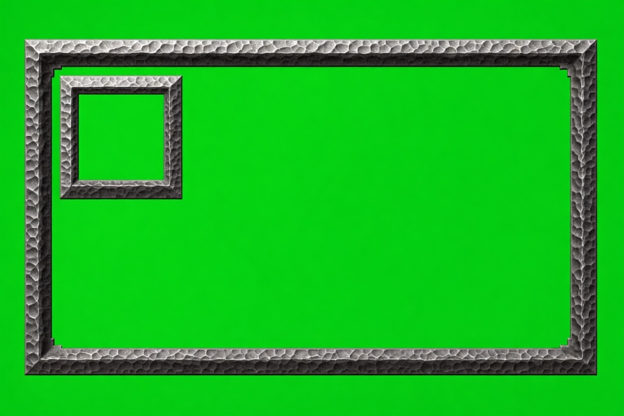
#> input picture ArtSource/Generated/UI/Dialogue/dialogue_outer_frame_overlay_v09_edit_from_gen.jpg, 1248 x 832 px (shown at 1/2 size)
$ python compose_chroma_strip_v11.py out.png ../Generated/UI/Dialogue/dialogue_outer_frame_overlay_v09_edit_from_gen.jpg
#> lines starting #> are read from the running program, lines starting #| are printed output that depends on the picture; after the words box and inside, x2 and y2 are one past the last pixel; in counts of white or black regions, pixels touching at a corner belong together
#!/usr/bin/env python3
"""Compose per-frame chroma cells into a V8-compatible strip for V11 processing.

Expects frames named like ``{stem}_{00..N-1}_chroma_v11.png`` under a source
directory (or explicit paths). Writes ``{stem}_chroma_v11.png`` at 1536×1024
with figures centered in equal cells on #00ff00.
"""

from __future__ import annotations

import argparse
from pathlib import Path

import numpy as np
from PIL import Image


GREEN = (0, 255, 0, 255)
SHEET_SIZE = (1536, 1024)


def extract_figure(path: Path) -> Image.Image:
    im = Image.open(path).convert("RGBA")
    pixels = np.asarray(im)
    rgb = pixels[..., :3].astype(np.int16)
    green = (
        (rgb[..., 1] > 140)
        & (rgb[..., 1] > rgb[..., 0] + 40)
        & (rgb[..., 1] > rgb[..., 2] + 40)
    )
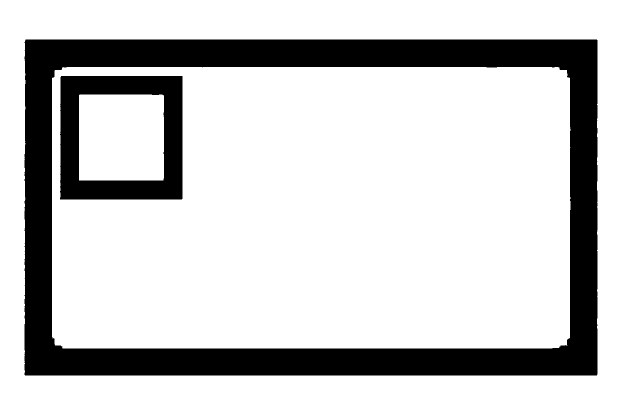
#> green: shape (832, 1248) bool (shown at 1/2 size); 79% white; 2 black regions, box (x1, y1, x2, y2) and area: (49, 79, 1195, 751) 187093, (120, 152, 365, 399) 31080
    alpha = np.where(green, 0, 255).astype(np.uint8)
    # Keep original RGB where opaque; zero keyed pixels.
    out = pixels.copy()
    out[..., 3] = alpha
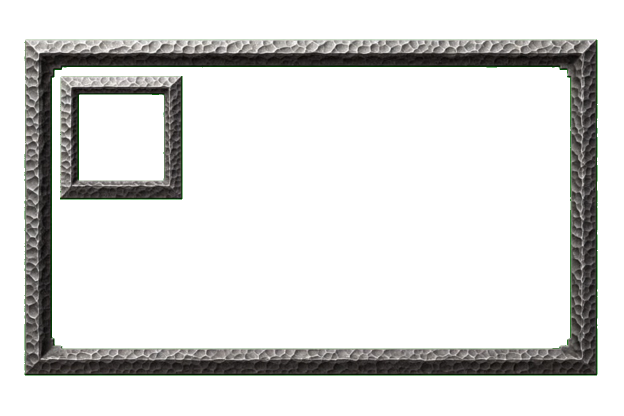
#> out: shape (832, 1248, 4) (shown at 1/2 size); mean R, G, B, A 22.4, 181.7, 31.7, 53.6; transparent parts drawn white
    out[alpha == 0] = 0
    figure = Image.fromarray(out, "RGBA")
    bbox = figure.getchannel("A").getbbox()
#> bbox = (49, 79, 1195, 751)
    if bbox is None:
        raise RuntimeError(f"No figure in {path}")
    return figure.crop(bbox)
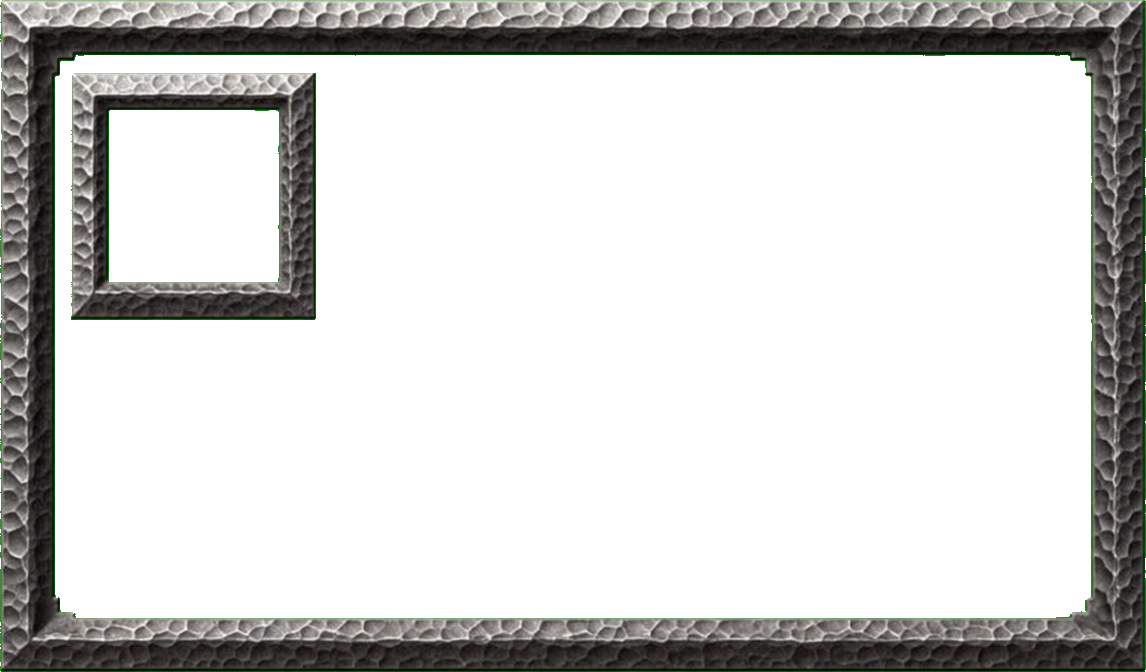
#> returned value: PIL image 1146x672 RGBA; mean R, G, B, A 25.4, 25.4, 23.8, 72.2; transparent parts drawn white


def compose(frames: list[Path], dest: Path, columns: int | None = None, rows: int = 1) -> None:
    figures = [extract_figure(path) for path in frames]
#> figures = 1 item
    count = len(figures)
#> count = 1
    if columns is None:
        columns = count if rows == 1 else max(1, -(-count // rows))
#> columns = 1
    if columns * rows < count:
        raise ValueError(f"grid {columns}x{rows} cannot hold {count} frames")

    sheet = Image.new("RGBA", SHEET_SIZE, GREEN)
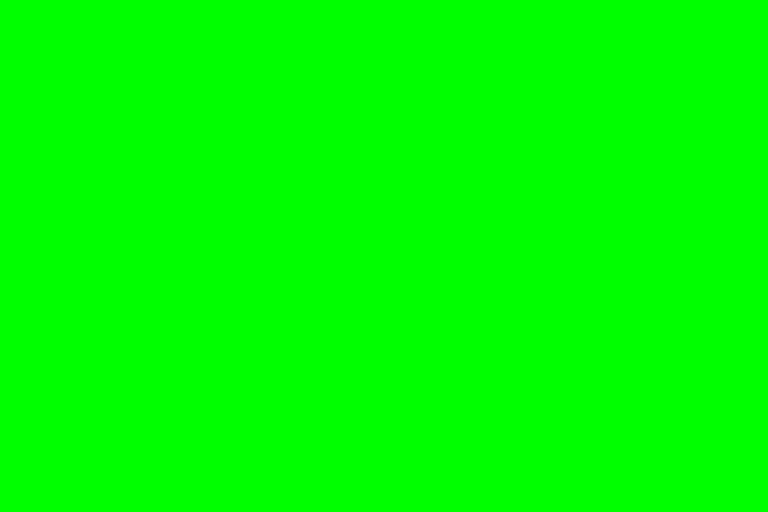
#> sheet: PIL image 1536x1024 RGBA (shown at 1/2 size); mean R, G, B, A 0, 255, 0, 255
    cell_w = SHEET_SIZE[0] // columns
#> cell_w = 1536
    cell_h = SHEET_SIZE[1] // rows
    max_h = int(cell_h * 0.88)
    for index, figure in enumerate(figures):
        row, col = divmod(index, columns) if rows > 1 else (0, index)
        # Prefer row-major for multi-row sheets (stand-up 4x3).
        if rows > 1:
            row = index // columns
            col = index % columns
        scale = min(cell_w * 0.9 / figure.width, max_h / figure.height)
        size = (max(1, round(figure.width * scale)), max(1, round(figure.height * scale)))
        scaled = figure.resize(size, Image.Resampling.LANCZOS)
        x = col * cell_w + (cell_w - scaled.width) // 2
        y = row * cell_h + cell_h - scaled.height - int(cell_h * 0.06)
        sheet.alpha_composite(scaled, (x, y))
#> this loop made 1 pass
#> (scale, size, x, y) on pass 1: (1.21, (1382, 811), 77, 152)
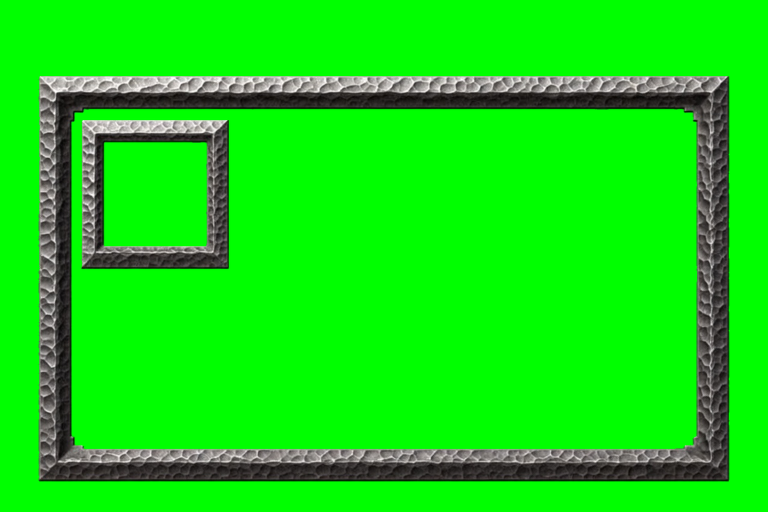
#> sheet: PIL image 1536x1024 RGBA (shown at 1/2 size); mean R, G, B, A 18.1, 221.7, 17, 255

    dest.parent.mkdir(parents=True, exist_ok=True)
    # Flatten onto opaque green for chroma masters.
    flat = Image.new("RGB", SHEET_SIZE, (0, 255, 0))
    flat.paste(sheet, mask=sheet.split()[-1])
    flat.save(dest, optimize=True)
    print(f"wrote {dest} ({count} figures, {columns}x{rows})")
#| wrote out.png (1 figures, 1x1)


def main() -> None:
    parser = argparse.ArgumentParser()
    parser.add_argument("dest", type=Path, help="Output chroma strip path")
    parser.add_argument("frames", nargs="+", type=Path, help="Ordered frame chroma paths")
    parser.add_argument("--columns", type=int, default=None)
    parser.add_argument("--rows", type=int, default=1)
    args = parser.parse_args()
    compose(args.frames, args.dest, columns=args.columns, rows=args.rows)


if __name__ == "__main__":
    main()

$ run again, on ArtSource/Generated/UI/Dialogue/dialogue_outer_frame_v08_refs.png
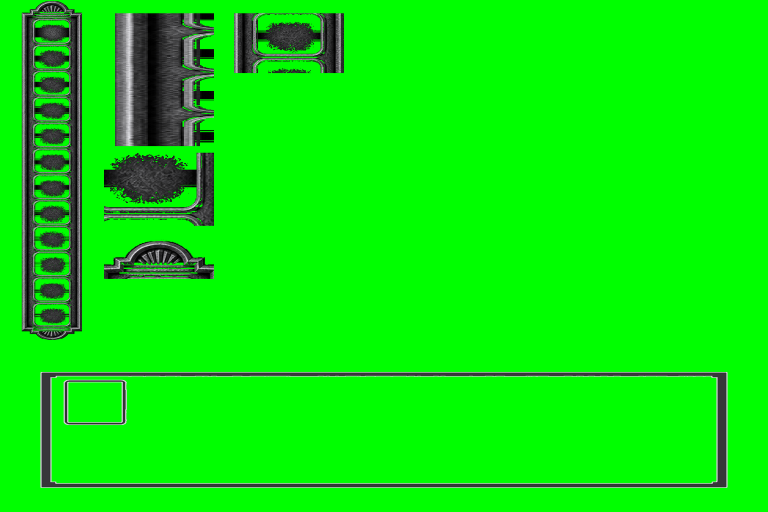
#> input picture ArtSource/Generated/UI/Dialogue/dialogue_outer_frame_v08_refs.png, 1536 x 1024 px (shown at 1/2 size)
#> in extract_figure, `green = ( (rgb[..., 1] > 140) & (rgb[..., 1] > rgb[..., 0] + 40) & (rg..`:
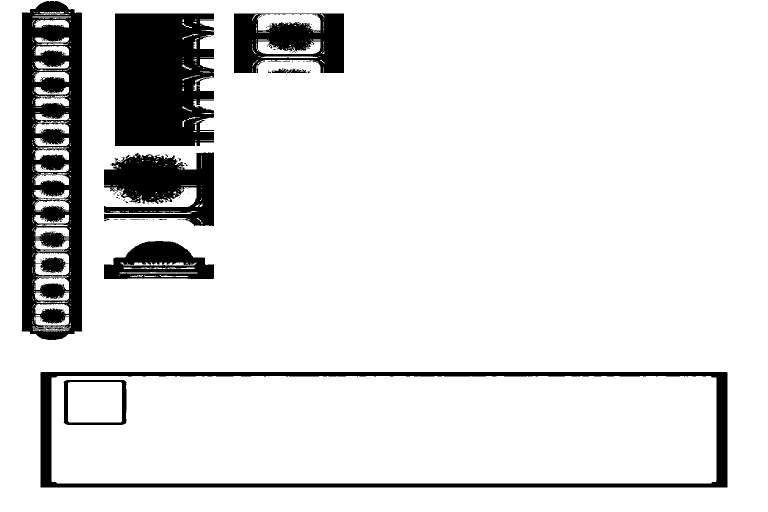
#> green: shape (1024, 1536) bool (shown at 1/2 size); 87.8% white; 163 black regions (151 under 20 px), largest, box (x1, y1, x2, y2) and area: (43, 2, 164, 680) 58307, (230, 27, 428, 292) 47844, (81, 744, 1455, 975) 32233
#> bbox = (43, 2, 1455, 975)
#> figures = 1 item
#> count = 1
#> cell_w = 1536
#> the loop in compose, `for index, figure in enumerate(figures):` made 1 pass
#> (scale, size, x, y) on pass 1: (0.926, (1308, 901), 114, 62)
#> after the loop in compose, `for index, figure in enumerate(figures):`:
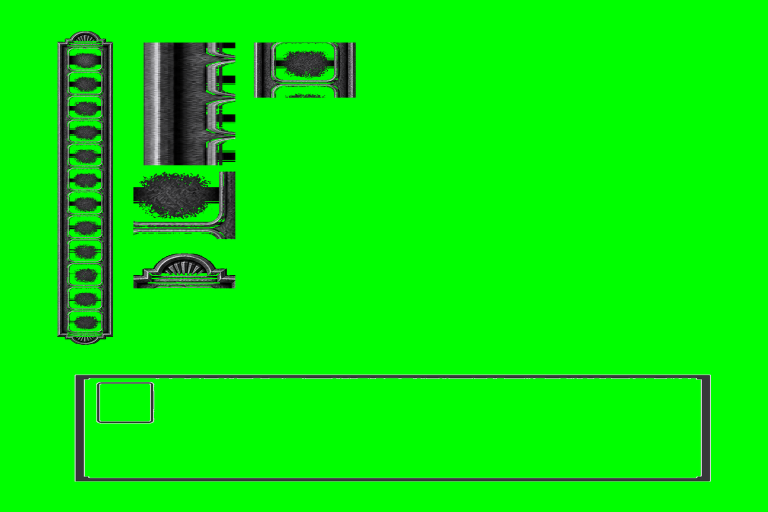
#> sheet: PIL image 1536x1024 RGBA (shown at 1/2 size); mean R, G, B, A 7.1, 235.8, 7.3, 255
#| wrote out.png (1 figures, 1x1)
